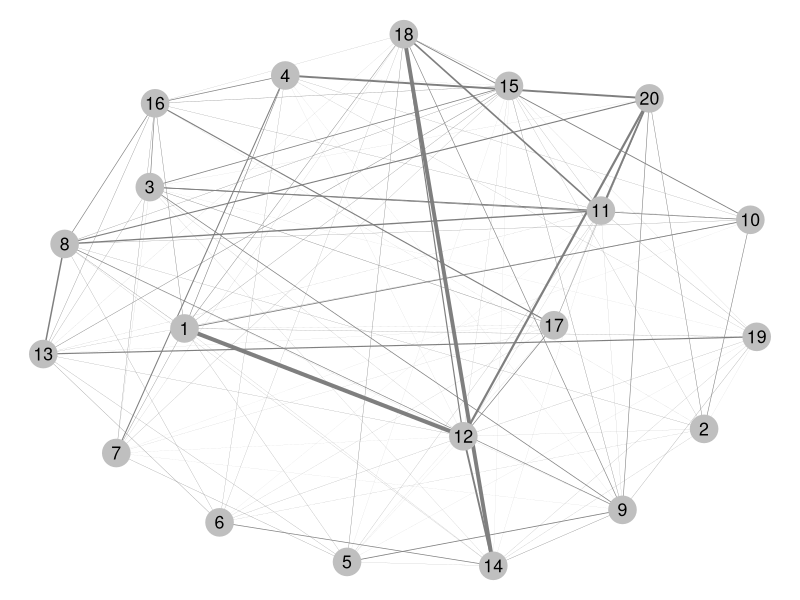
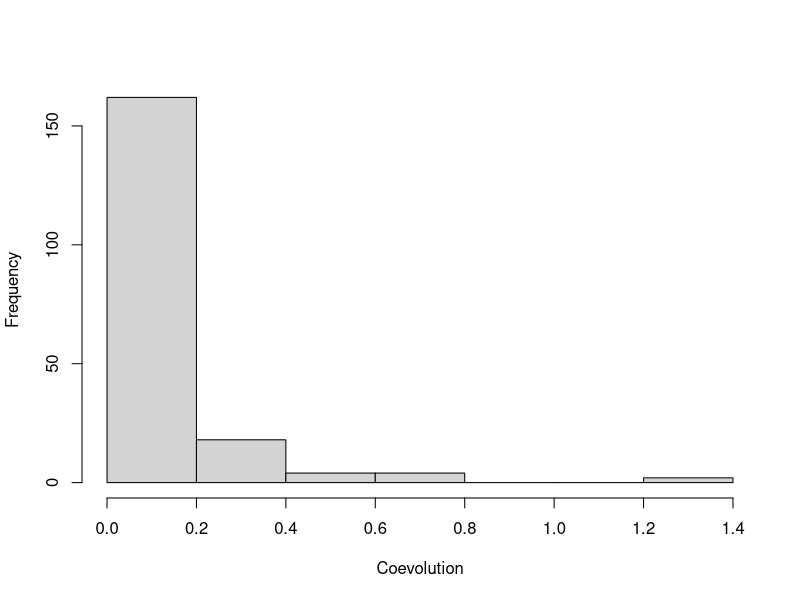
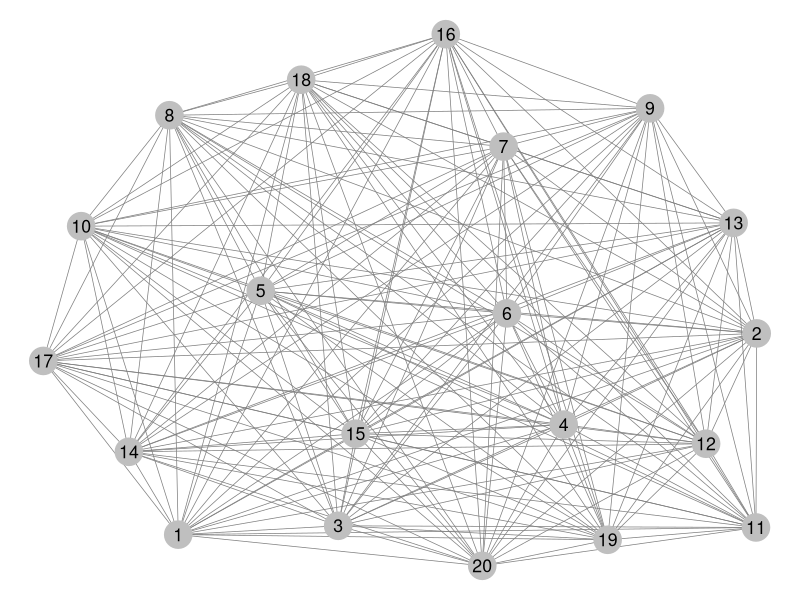
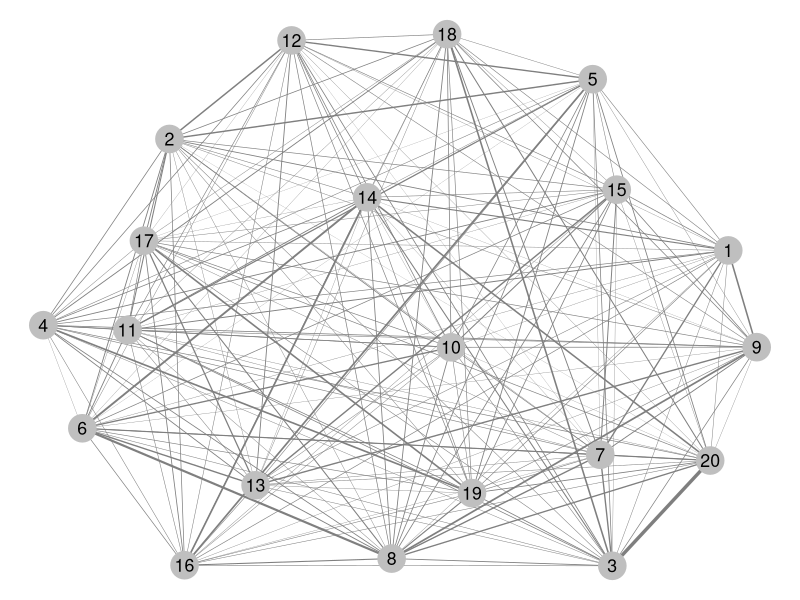
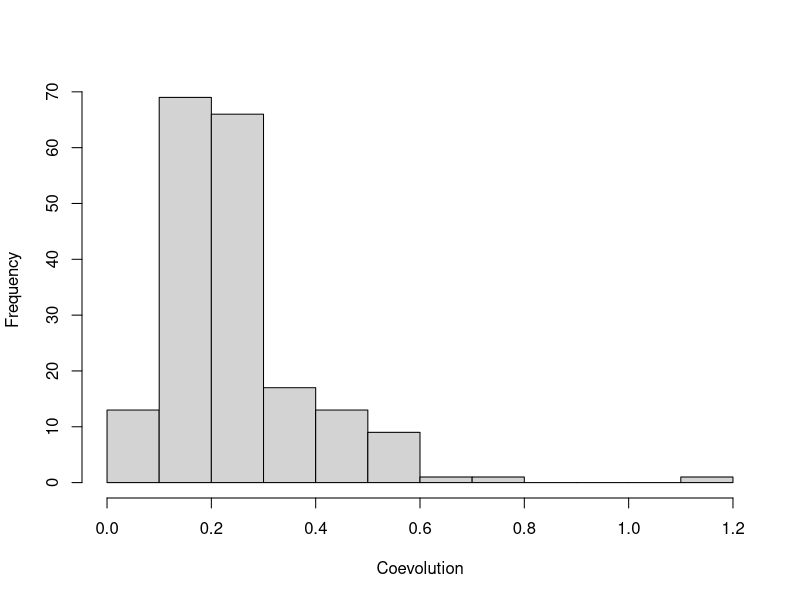
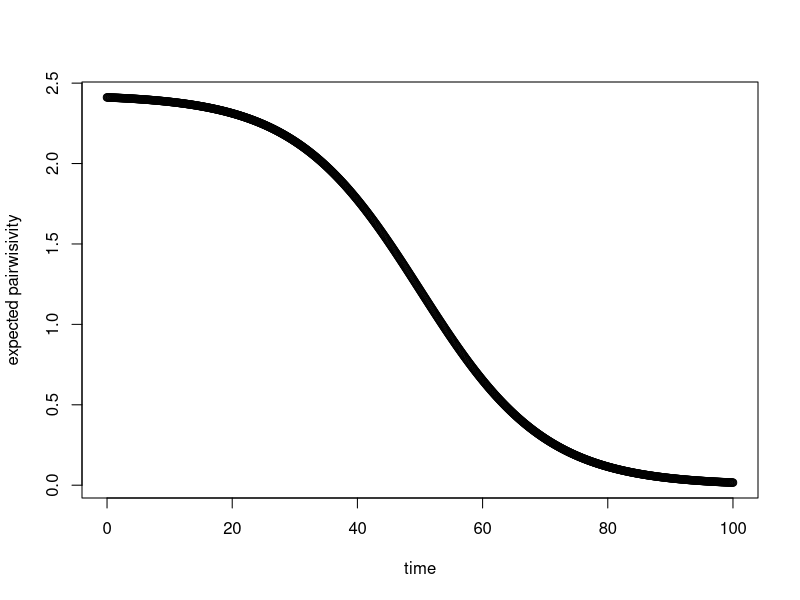
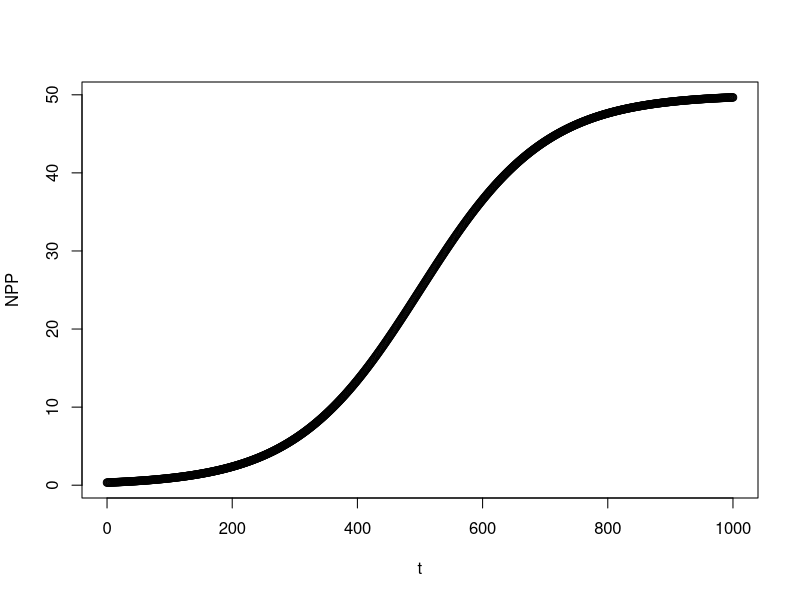
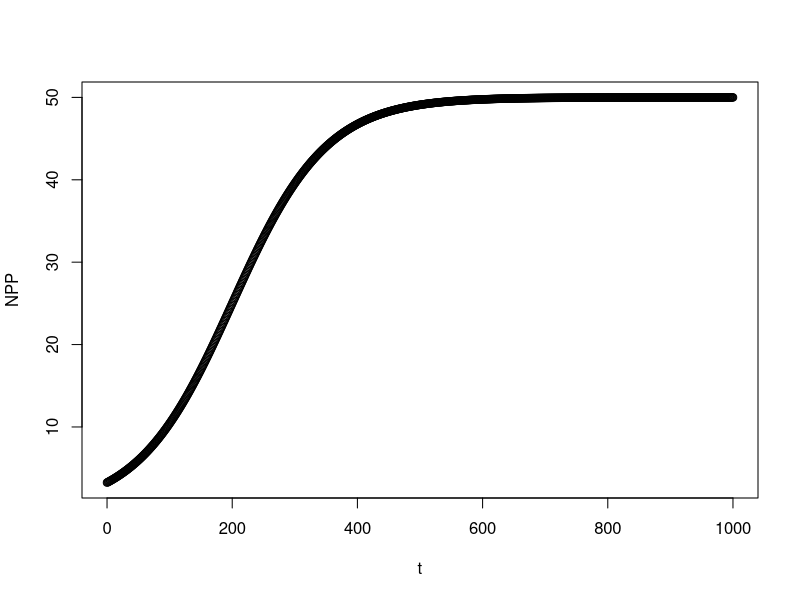

Write the R code that produced these figures, in order.
## ---- chunk 1
knitr::opts_chunk$set(echo = TRUE)
## ---- chunk 2
require(GGally)
require(network)
require(sna)
require(scales)
# random graph
nnodes <- 20
net  <- rgraph(nnodes, mode = "graph", tprob = 1)
nett <- net
net  <- network(net, directed = FALSE)

# vertex names
network.vertex.names(net) = letters[1:10]
## ---- chunk 3
nedge <- network.edgecount(net)
s <- 2
w <- exp(rnorm(nedge,log(.25)-s^2/2,s))
nlabel <- 1:nnodes
ggnet2(net, edge.size = w, node.label = nlabel)

### computing pi
first <- function(x){return(x*nnodes-x*(x+1)/2)}
mp <- function(x,y){
  y+first(x-1)-x
}
Pi  <- NULL
sg  <- NULL
cv1 <- NULL
cv2 <- NULL
wp <- w

for(j in 1:nnodes){

  biggest <- which(wp==max(wp))

  ## finding the strongest coevolving pair. this pair is gauranteed to be pairwise by definition.
  # (1,2), (1,3), (1,4), ..., (1,nnodes), (2,3), (2,4), ..., (nnodes-1,nnodes)
  # (nnodes-1) + (nnodes-2) + (nnodes-3) + ...

  i <- 1
  while(first(i)<biggest){i <- i+1}
  sp1 <- i
  sp2 <- biggest-first(i-1)+i

  t1 <- 1
  i  <- sp1+1
  coevs1 <- NULL
  while(i<nnodes){
    coevs1 <- c(coevs1,mp(sp1,i))
    if( w[biggest]<w[mp(sp1,i)] ) t1<-0
    i <- i+1
  }
  i <- sp1-1
  while(i>0){
    coevs1 <- c(coevs1,mp(i,sp1))
    if( w[biggest]<w[mp(i,sp1)] ) t1<-0
    i <- i-1
  }
  
  wc1 <- w
  wc1[biggest] <- 0
  lambda1 <- which(wc1[coevs1]==max(wc1[coevs1]))
  
  t2 <- 1
  i  <- sp2+1
  coevs2 <- NULL
  while(i<nnodes){
    coevs2 <- c(coevs2,mp(sp2,i))
    if( w[biggest]<w[mp(sp2,i)] ) t2<-0
    i <- i+1
  }
  i <- sp2-1
  while(i>0){
    coevs2 <- c(coevs2,mp(i,sp2))
    if( w[biggest]<w[mp(i,sp2)] ) t2<-0
    i <- i-1
  }
  
  wc2 <- w
  wc2[biggest] <- 0
  lambda2 <- which(wc2[coevs2]==max(wc2[coevs2]))

  if(sp1 %in% Pi) t1 <- 0
  if(sp2 %in% Pi) t2 <- 0
  
  if(t1 && t2){
    Pi  <- rbind(Pi,c(sp1,sp2))
    sg  <- c(sg,biggest)
    cv1 <- c(cv1,lambda1)
    cv2 <- c(cv2,lambda2)
  }
  
  wp[biggest] <- 0

}
pi <- (nrow(Pi)/nedge)*(sum(w[sg]^2)-sum(w[cv1]*w[cv2]))
## ---- chunk 4
hist(w,xlab="Coevolution",main="")
## ---- chunk 5
# random graph
net = rgraph(nnodes, mode = "graph", tprob = 1)
net = network(net, directed = FALSE)

# vertex names
network.vertex.names(net) = letters[1:10]
## ---- chunk 6
nlabel <- 1:nnodes
ggnet2(net, node.label = nlabel)
## ---- chunk 7
# random graph
net = rgraph(nnodes, mode = "graph", tprob = 1)
net = network(net, directed = FALSE)

# vertex names
network.vertex.names(net) = letters[1:10]
## ---- chunk 8
nedge <- network.edgecount(net)
#w <- rexp(nedge,3)
s <- .5
w <- exp(rnorm(nedge,log(.25)-s^2/2,s))
nlabel <- 1:nnodes
ggnet2(net, edge.size = w, node.label = nlabel)

### computing pi
first <- function(x){return(x*nnodes-x*(x+1)/2)}
mp <- function(x,y){
  y+first(x-1)-x
}
Pi  <- NULL
sg  <- NULL
cv1 <- NULL
cv2 <- NULL
wp <- w

for(j in 1:nnodes){

  biggest <- which(wp==max(wp))

  ## finding the strongest coevolving pair. this pair is gauranteed to be pairwise by definition.
  # (1,2), (1,3), (1,4), ..., (1,nnodes), (2,3), (2,4), ..., (nnodes-1,nnodes)
  # (nnodes-1) + (nnodes-2) + (nnodes-3) + ...

  i <- 1
  while(first(i)<biggest){i <- i+1}
  sp1 <- i
  sp2 <- biggest-first(i-1)+i

  t1 <- 1
  i  <- sp1+1
  coevs1 <- NULL
  while(i<nnodes){
    coevs1 <- c(coevs1,mp(sp1,i))
    if( w[biggest]<w[mp(sp1,i)] ) t1<-0
    i <- i+1
  }
  i <- sp1-1
  while(i>0){
    coevs1 <- c(coevs1,mp(i,sp1))
    if( w[biggest]<w[mp(i,sp1)] ) t1<-0
    i <- i-1
  }
  
  wc1 <- w
  wc1[biggest] <- 0
  lambda1 <- which(wc1[coevs1]==max(wc1[coevs1]))
  
  t2 <- 1
  i  <- sp2+1
  coevs2 <- NULL
  while(i<nnodes){
    coevs2 <- c(coevs2,mp(sp2,i))
    if( w[biggest]<w[mp(sp2,i)] ) t2<-0
    i <- i+1
  }
  i <- sp2-1
  while(i>0){
    coevs2 <- c(coevs2,mp(i,sp2))
    if( w[biggest]<w[mp(i,sp2)] ) t2<-0
    i <- i-1
  }
  
  wc2 <- w
  wc2[biggest] <- 0
  lambda2 <- which(wc2[coevs2]==max(wc2[coevs2]))

  if(sp1 %in% Pi) t1 <- 0
  if(sp2 %in% Pi) t2 <- 0
  
  if(t1 && t2){
    Pi <- rbind(Pi,c(sp1,sp2))
    sg <- c(sg,biggest)
    cv1 <- c(cv1,lambda1)
    cv2 <- c(cv2,lambda2)
  }
  
  wp[biggest] <- 0

}
pi <- (nrow(Pi)/nedge)*(sum(w[sg]^2)-sum(w[cv1]*w[cv2]))

hist(w,xlab="Coevolution",main="")
## ---- chunk 9
s <- 1
nums <- seq(0,100,0.1)
pi <- runif(1,0.5,2.5)/(1+exp((nums-50)/10))
## ---- chunk 10
plot(nums,pi,xlab="time",ylab="expected pairwisivity")
## ---- chunk 11
t <- seq(0,1000,1)
NPP <- 50/(1+exp((500-t)/100))
## ---- chunk 12
plot(t,NPP)
## ---- chunk 13
t <- seq(0,1000,1)
NPP <- 50/(1+exp((200-t)/75))
## ---- chunk 14
plot(t,NPP)
